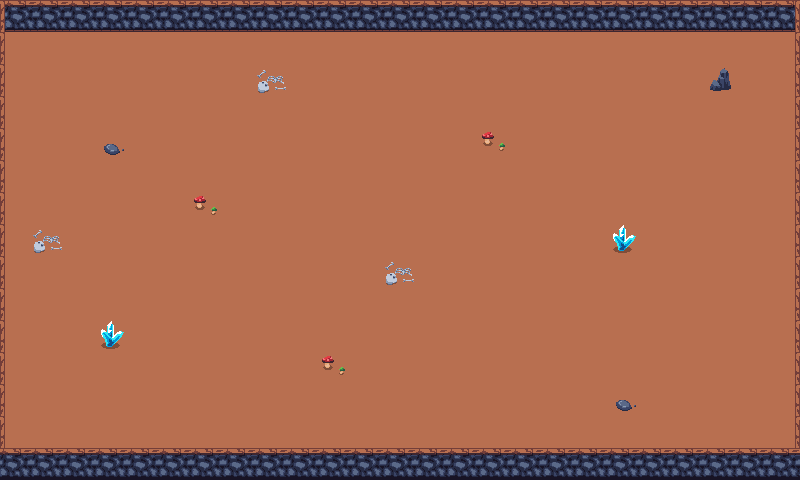

The image is a tile-based game level rendered from a .tmx file. Its description and complete source (layers, tilesets, objects, tile grids) follow:
An orthogonal 25x15 tile map with 32x32 px tiles, 2 tile layers (Tile Layer 1, Tile Layer 2).

<map version="1.5" tiledversion="1.6.0" orientation="orthogonal" renderorder="right-down" width="25" height="15" tilewidth="32" tileheight="32" infinite="0" nextlayerid="3" nextobjectid="1">
 <tileset firstgid="1" source="tileset_dungeon.tsx" />
 <layer id="1" name="Tile Layer 1" width="25" height="15">
  <data encoding="csv">
2,42,42,42,42,42,42,42,42,42,42,42,42,42,42,42,42,42,42,42,42,42,42,42,2,
42,42,42,42,42,42,42,42,42,42,42,42,42,42,42,42,42,42,42,42,42,42,42,42,42,
42,42,42,42,42,42,42,42,42,42,42,42,42,42,42,42,42,42,42,42,42,42,42,42,42,
42,42,42,42,42,42,42,42,42,42,42,42,42,42,42,42,42,42,42,22,42,42,42,42,42,
42,42,42,42,42,42,42,42,42,42,42,42,42,42,42,42,42,42,42,42,42,42,42,42,42,
42,42,42,42,42,42,42,42,42,42,42,42,42,42,42,42,42,42,42,42,42,42,42,42,42,
42,42,42,42,42,42,42,42,42,42,42,42,42,42,42,42,42,42,42,42,42,42,42,42,42,
42,42,42,42,42,42,42,42,42,42,42,42,42,42,42,42,42,42,42,42,42,42,42,42,42,
42,42,42,42,42,42,42,42,42,22,42,42,42,42,42,42,42,42,42,42,42,42,42,42,42,
42,42,42,42,42,42,42,42,42,42,42,42,42,42,42,42,42,42,42,42,42,42,42,42,42,
42,42,42,42,42,42,42,42,42,42,42,42,42,42,42,42,42,42,42,42,42,42,42,42,42,
42,42,42,42,42,42,42,42,42,42,42,42,42,42,42,42,42,42,42,42,42,42,42,42,42,
42,42,42,42,42,42,42,42,42,42,42,42,42,42,42,42,42,42,42,42,42,42,42,42,42,
42,42,42,42,42,42,42,42,42,42,42,42,42,42,42,42,42,42,42,42,42,42,42,42,42,
18,18,18,18,18,18,18,18,18,18,18,18,18,18,18,18,18,18,18,18,18,18,18,18,18
</data>
 </layer>
 <layer id="2" name="Tile Layer 2" width="25" height="15">
  <data encoding="csv">
3,2,2,2,2,2,2,2,2,2,2,2,2,2,2,2,2,2,2,2,2,2,2,2,1,
3,0,0,0,0,0,0,0,0,0,0,0,0,0,0,0,0,0,0,0,0,0,0,0,1,
3,0,0,0,0,0,0,0,24,0,0,0,0,0,0,0,0,0,0,0,0,0,8,0,1,
3,0,0,0,0,0,0,0,0,0,0,0,0,0,0,0,0,0,0,42,0,0,0,0,1,
3,0,0,7,0,0,0,0,0,0,0,0,0,0,0,16,0,0,0,0,0,0,0,0,1,
3,0,0,0,0,0,0,0,0,0,0,0,0,0,0,0,0,0,0,0,0,0,0,0,1,
3,0,0,0,0,0,16,0,0,0,0,0,0,0,0,0,0,0,0,0,0,0,0,0,1,
3,24,0,0,0,0,0,0,0,0,0,0,0,0,0,0,0,0,0,22,0,0,0,0,1,
3,0,0,0,0,0,0,0,0,42,0,0,24,0,0,0,0,0,0,0,0,0,0,0,1,
3,0,0,0,0,0,0,0,0,0,0,0,0,0,0,0,0,0,0,0,0,0,0,0,1,
3,0,0,22,0,0,0,0,0,0,0,0,0,0,0,0,0,0,0,0,0,0,0,0,1,
3,0,0,0,0,0,0,0,0,0,16,0,0,0,0,0,0,0,0,0,0,0,0,0,1,
3,0,0,0,0,0,0,0,0,0,0,0,0,0,0,0,0,0,0,7,0,0,0,0,1,
3,0,0,0,0,0,0,0,0,0,0,0,0,0,0,0,0,0,0,0,0,0,0,0,1,
18,0,0,0,0,0,0,0,0,0,0,0,0,0,0,0,0,0,0,0,0,0,0,0,18
</data>
 </layer>
</map>
